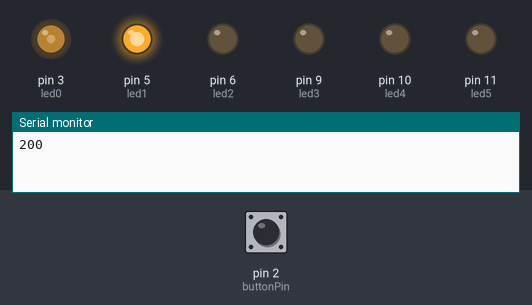
Simulated run of this sketch. Board: Arduino Uno, built with avr-gcc and run on an emulated ATmega328P. Parts: output pins drawn as LEDs (lit = HIGH), the last lines printed to the serial monitor. Inputs (shaded band) come from the test bench; at power-on: pin 2 (buttonPin) HIGH.

Above: at 0.3 s.
At 4.15 s:
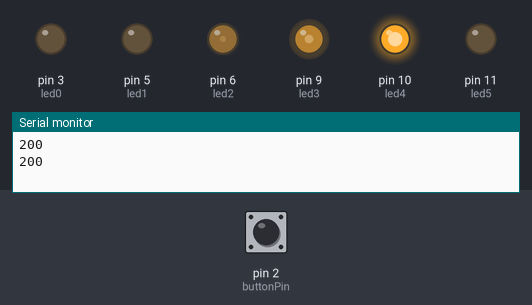
7.4 s: pin 2 (buttonPin) pulled LOW for 3 s
At 10.1 s:
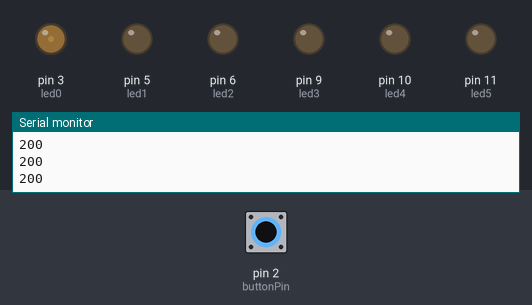
Timing chart, 0 to 18.3 s (numbered marks = the images above; inputs shaded):
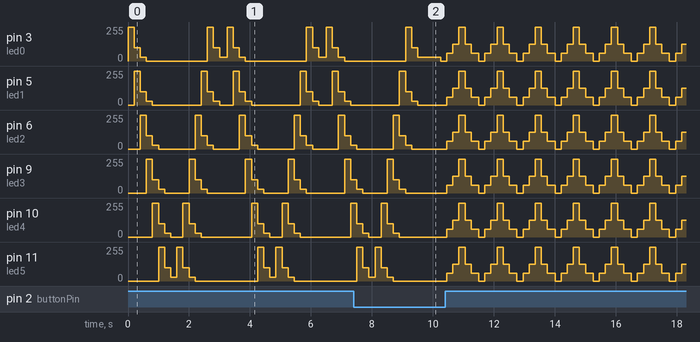

The sketch:

fade_leds_ex3.ino
```cpp
/**********************************************************************************
**                                                                               **
**      Sergi Viñals               on/off button control LED                     **
**                                                                               **
**                                                                               **
**********************************************************************************/

//********** Includes *************************************************************

//********** Variables ************************************************************
const byte led0 = 3;          // donar nom al pin 3 de l’Arduino
const byte led1 = 5;          // donar nom al pin 5 de l’Arduino
const byte led2 = 6;          // donar nom al pin 6 de l’Arduino
const byte led3 = 9;          // donar nom al pin 9 de l’Arduino
const byte led4 = 10;         // donar nom al pin 10 de l’Arduino
const byte led5 = 11;         // donar nom al pin 11 de l’Arduino
const byte buttonPin = 2;     // donar nom al pin 2 de l’Arduino
byte buttonState = 0;         // per guardar l’estat en que és troba el button
unsigned long velocitat = 200;               // definir variable de temps en ms
boolean boto = 0;


//********** Setup ****************************************************************
void setup()
{
  Serial.begin(9600);
const byte led0 = 3;          // donar nom al pin 3 de l’Arduino
const byte led1 = 5;          // donar nom al pin 5 de l’Arduino
const byte led2 = 6;          // donar nom al pin 6 de l’Arduino
const byte led3 = 9;          // donar nom al pin 9 de l’Arduino
const byte led4 = 10;         // donar nom al pin 10 de l’Arduino
const byte led5 = 11;         // donar nom al pin 11 de l’Arduino
  pinMode(buttonPin, INPUT); // definir el pin 2 com una entrada

}
//********** Loop *****************************************************************
void loop()
{
  buttonState = digitalRead(buttonPin);  //llegir l’estat del button i gardar-lo
  if (buttonState == 0)
  {
    boto = !boto;
    delay(500);
  }
  Serial.println(velocitat);

  if (boto == 0)  //polsador premut, muntat amb Pull-up
  {
  analogWrite(led0, 255);     // posar PWM del pin 3 a 0
  analogWrite(led1, 0);     // posar PWM del pin 5 a 0
  analogWrite(led2, 0);     // posar PWM del pin 6 a 0
  analogWrite(led3, 0);     // posar PWM del pin 9 a 0
  analogWrite(led4, 0);     // posar PWM del pin 10 a 0
  analogWrite(led5, 0);     // posar PWM del pin 11 a 0

  delay(velocitat);          // es queden leds velocitat ms en aquest estat
  analogWrite(led0, 100);     // posar PWM del pin 3 a 0
  analogWrite(led1, 255);     // posar PWM del pin 5 a 0
  analogWrite(led2, 0);     // posar PWM del pin 6 a 0
  analogWrite(led3, 0);     // posar PWM del pin 9 a 0
  analogWrite(led4, 0);     // posar PWM del pin 10 a 0
  analogWrite(led5, 0);     // posar PWM del pin 11 a 0

  delay(velocitat);          // es queden leds velocitat ms en aquest estat
  analogWrite(led0, 30);     // posar PWM del pin 3 a 0
  analogWrite(led1, 100);     // posar PWM del pin 5 a 0
  analogWrite(led2, 255);     // posar PWM del pin 6 a 0
  analogWrite(led3, 0);     // posar PWM del pin 9 a 0
  analogWrite(led4, 0);     // posar PWM del pin 10 a 0
  analogWrite(led5, 0);     // posar PWM del pin 11 a 0

  delay(velocitat);          // es queden leds velocitat ms en aquest estat
  analogWrite(led0, 0);     // posar PWM del pin 3 a 0
  analogWrite(led1, 30);     // posar PWM del pin 5 a 0
  analogWrite(led2, 100);     // posar PWM del pin 6 a 0
  analogWrite(led3, 255);     // posar PWM del pin 9 a 0
  analogWrite(led4, 0);     // posar PWM del pin 10 a 0
  analogWrite(led5, 0);     // posar PWM del pin 11 a 0

  delay(velocitat);          // es queden leds velocitat ms en aquest estat
  analogWrite(led0, 0);     // posar PWM del pin 3 a 0
  analogWrite(led1, 0);     // posar PWM del pin 5 a 0
  analogWrite(led2, 30);     // posar PWM del pin 6 a 0
  analogWrite(led3, 100);     // posar PWM del pin 9 a 0
  analogWrite(led4, 255);     // posar PWM del pin 10 a 0
  analogWrite(led5, 0);     // posar PWM del pin 11 a 0

  delay(velocitat);          // es queden leds velocitat ms en aquest estat
  analogWrite(led0, 0);     // posar PWM del pin 3 a 0
  analogWrite(led1, 0);     // posar PWM del pin 5 a 0
  analogWrite(led2, 0);     // posar PWM del pin 6 a 0
  analogWrite(led3, 30);     // posar PWM del pin 9 a 0
  analogWrite(led4, 100);     // posar PWM del pin 10 a 0
  analogWrite(led5, 255);     // posar PWM del pin 11 a 0

  delay(velocitat);          // es queden leds velocitat ms en aquest estat
  analogWrite(led0, 0);     // posar PWM del pin 3 a 0
  analogWrite(led1, 0);     // posar PWM del pin 5 a 0
  analogWrite(led2, 0);     // posar PWM del pin 6 a 0
  analogWrite(led3, 0);     // posar PWM del pin 9 a 0
  analogWrite(led4, 30);     // posar PWM del pin 10 a 0
  analogWrite(led5, 100);     // posar PWM del pin 11 a 0

  delay(velocitat);          // es queden leds velocitat ms en aquest estat
  analogWrite(led0, 0);     // posar PWM del pin 3 a 0
  analogWrite(led1, 0);     // posar PWM del pin 5 a 0
  analogWrite(led2, 0);     // posar PWM del pin 6 a 0
  analogWrite(led3, 0);     // posar PWM del pin 9 a 0
  analogWrite(led4, 0);     // posar PWM del pin 10 a 0
  analogWrite(led5, 30);     // posar PWM del pin 11 a 0

  delay(velocitat);          // es queden leds velocitat ms en aquest estat
  analogWrite(led0, 0);     // posar PWM del pin 3 a 0
  analogWrite(led1, 0);     // posar PWM del pin 5 a 0
  analogWrite(led2, 0);     // posar PWM del pin 6 a 0
  analogWrite(led3, 0);     // posar PWM del pin 9 a 0
  analogWrite(led4, 0);     // posar PWM del pin 10 a 0
  analogWrite(led5, 255);     // posar PWM del pin 11 a 0

  delay(velocitat);          // es queden leds velocitat ms en aquest estat
  analogWrite(led0, 0);     // posar PWM del pin 3 a 0
  analogWrite(led1, 0);     // posar PWM del pin 5 a 0
  analogWrite(led2, 0);     // posar PWM del pin 6 a 0
  analogWrite(led3, 0);     // posar PWM del pin 9 a 0
  analogWrite(led4, 255);     // posar PWM del pin 10 a 0
  analogWrite(led5, 100);     // posar PWM del pin 11 a 0

  delay(velocitat);          // es queden leds velocitat ms en aquest estat
  analogWrite(led0, 0);     // posar PWM del pin 3 a 0
  analogWrite(led1, 0);     // posar PWM del pin 5 a 0
  analogWrite(led2, 0);     // posar PWM del pin 6 a 0
  analogWrite(led3, 255);     // posar PWM del pin 9 a 0
  analogWrite(led4, 100);     // posar PWM del pin 10 a 0
  analogWrite(led5, 30);     // posar PWM del pin 11 a 0

  delay(velocitat);          // es queden leds velocitat ms en aquest estat
  analogWrite(led0, 0);     // posar PWM del pin 3 a 0
  analogWrite(led1, 0);     // posar PWM del pin 5 a 0
  analogWrite(led2, 255);     // posar PWM del pin 6 a 0
  analogWrite(led3, 100);     // posar PWM del pin 9 a 0
  analogWrite(led4, 30);     // posar PWM del pin 10 a 0
  analogWrite(led5, 0);     // posar PWM del pin 11 a 0

  delay(velocitat);          // es queden leds velocitat ms en aquest estat
  analogWrite(led0, 0);     // posar PWM del pin 3 a 0
  analogWrite(led1, 255);     // posar PWM del pin 5 a 0
  analogWrite(led2, 100);     // posar PWM del pin 6 a 0
  analogWrite(led3, 30);     // posar PWM del pin 9 a 0
  analogWrite(led4, 0);     // posar PWM del pin 10 a 0
  analogWrite(led5, 0);     // posar PWM del pin 11 a 0

  delay(velocitat);          // es queden leds velocitat ms en aquest estat
  analogWrite(led0, 255);     // posar PWM del pin 3 a 0
  analogWrite(led1, 100);     // posar PWM del pin 5 a 0
  analogWrite(led2, 30);     // posar PWM del pin 6 a 0
  analogWrite(led3, 0);     // posar PWM del pin 9 a 0
  analogWrite(led4, 0);     // posar PWM del pin 10 a 0
  analogWrite(led5, 0);     // posar PWM del pin 11 a 0

  delay(velocitat);          // es queden leds velocitat ms en aquest estat
  analogWrite(led0, 100);     // posar PWM del pin 3 a 0
  analogWrite(led1, 30);     // posar PWM del pin 5 a 0
  analogWrite(led2, 0);     // posar PWM del pin 6 a 0
  analogWrite(led3, 0);     // posar PWM del pin 9 a 0
  analogWrite(led4, 0);     // posar PWM del pin 10 a 0
  analogWrite(led5, 0);     // posar PWM del pin 11 a 0

  delay(velocitat);          // es queden leds velocitat ms en aquest estat
  analogWrite(led0, 30);     // posar PWM del pin 3 a 0
  analogWrite(led1, 0);     // posar PWM del pin 5 a 0
  analogWrite(led2, 0);     // posar PWM del pin 6 a 0
  analogWrite(led3, 0);     // posar PWM del pin 9 a 0
  analogWrite(led4, 0);     // posar PWM del pin 10 a 0
  analogWrite(led5, 0);     // posar PWM del pin 11 a 0

  delay(velocitat);          // es queden leds velocitat ms en aquest estat
  }
  else   //polsador no premut, muntat amb Pull-up
  {
    analogWrite(led0, 0);     // posar PWM del pin 3 a 0
  analogWrite(led1, 0);     // posar PWM del pin 5 a 0
  analogWrite(led2, 0);     // posar PWM del pin 6 a 0
  analogWrite(led3, 0);     // posar PWM del pin 9 a 0
  analogWrite(led4, 0);     // posar PWM del pin 10 a 0
  analogWrite(led5, 0);     // posar PWM del pin 11 a 0

  delay(velocitat);          // es queden leds velocitat ms en aquest estat

  analogWrite(led0, 60);     // posar PWM del pin 3 a 60
  analogWrite(led1, 60);     // posar PWM del pin 5 a 60
  analogWrite(led2, 60);     // posar PWM del pin 6 a 60
  analogWrite(led3, 60);     // posar PWM del pin 9 a 60
  analogWrite(led4, 60);     // posar PWM del pin 10 a 60
  analogWrite(led5, 60);     // posar PWM del pin 11 a 60

  delay(velocitat);          // es queden leds velocitat ms en aquest estat

  analogWrite(led0, 125);    // posar PWM del pin 3 a 125
  analogWrite(led1, 125);    // posar PWM del pin 5 a 125
  analogWrite(led2, 125);    // posar PWM del pin 6 a 125
  analogWrite(led3, 125);    // posar PWM del pin 9 a 125
  analogWrite(led4, 125);    // posar PWM del pin 10 a 125
  analogWrite(led5, 125);    // posar PWM del pin 11 a 125

  delay(velocitat);           // es queden leds velocitat ms en aquest estat

  analogWrite(led0, 255);    // posar PWM del pin 3 a 255
  analogWrite(led1, 255);    // posar PWM del pin 5 a 255
  analogWrite(led2, 255);    // posar PWM del pin 6 a 255
  analogWrite(led3, 255);    // posar PWM del pin 9 a 255
  analogWrite(led4, 255);    // posar PWM del pin 10 a 255
  analogWrite(led5, 255);    // posar PWM del pin 11 a 255

  delay(velocitat);           // es queden leds velocitat ms en aquest estat

  analogWrite(led0, 125);    // posar PWM del pin 3 a 125
  analogWrite(led1, 125);    // posar PWM del pin 5 a 125
  analogWrite(led2, 125);    // posar PWM del pin 6 a 125
  analogWrite(led3, 125);    // posar PWM del pin 9 a 125
  analogWrite(led4, 125);    // posar PWM del pin 10 a 125
  analogWrite(led5, 125);    // posar PWM del pin 11 a 125

  delay(velocitat);           // es queden leds velocitat ms en aquest estat

  analogWrite(led0, 60);     // posar PWM del pin 3 a 60
  analogWrite(led1, 60);     // posar PWM del pin 5 a 60
  analogWrite(led2, 60);     // posar PWM del pin 6 a 60
  analogWrite(led3, 60);     // posar PWM del pin 9 a 60
  analogWrite(led4, 60);     // posar PWM del pin 10 a 60
  analogWrite(led5, 60);     // posar PWM del pin 11 a 60

  delay(velocitat);          // es queden leds velocitat ms en aquest estat
  }
  delay(50);  //per no estar llegint button molt ràpid
}
        //********** Funcions *************************************************************
```
